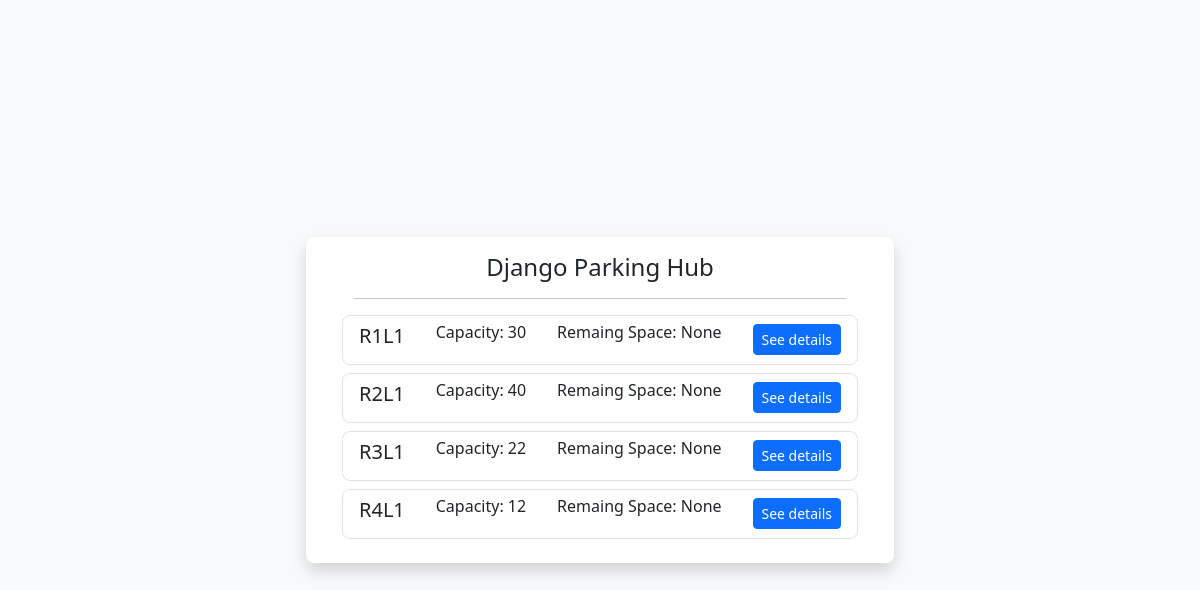
The page / on the database its author committed.
### modalapp/models.py (models this page shows, shortened)
class ParkingLot(models.Model):
    name = models.CharField(max_length = 50, null=False, unique=True)
    vehicle_capacity = models.IntegerField(default=1)
    @property
    def remaining_space(self):
        pass

### modalapp/views.py (the view)
# urls.py: path('',views.HomeView.as_view(), name='home'),
class HomeView(ListView):
    template_name = 'home.html'
    model = ParkingLot
    context_object_name = 'objects'

### modalapp/templates/home.html (shortened to what this page needs)
<!doctype html>
<html lang="en">
  <head>
    <link href="https://cdn.jsdelivr.net/npm/bootstrap@5.3.2/dist/css/bootstrap.min.css" rel="stylesheet">
  </head>
  <body>
    <div class="container-fluid d-flex justify-content-center align-items-center bg-light " style="height: 100vh;">
        <div class="col-6 px-5 py-3 rounded-3 shadow text-center bg-white">
            <h4 class="text-center">Django Parking Hub</h4>
            <hr>
            <div class="row">
                {% for i in objects%}
                <div class="col-12 d-flex justify-content-between px-3 py-1 border border-sm align-items-center mb-2 rounded-3">
                    <h5>{{i.name}}</h5>
                    <p>Capacity: {{i.vehicle_capacity}}</p>
                    <p>Remaing Space: {{i.remaining_space}}</p>
                    <button class="btn btn-sm btn-primary" data-bs-toggle="modal" data-bs-target="#viewModal">
                        See details
                    </button>
                </div>
                {%empty%}
                <p class="text-center text-muted">
                    No data.
                </p>
                {%endfor%}
            </div>
        </div>
    </div>
  </body>
</html>

### rows shown on the page
ParkingLot: name "R1L1", vehicle_capacity "30", remaining_space "None"
ParkingLot: name "R2L1", vehicle_capacity "40", remaining_space "None"
ParkingLot: name "R3L1", vehicle_capacity "22", remaining_space "None"
ParkingLot: name "R4L1", vehicle_capacity "12", remaining_space "None"
